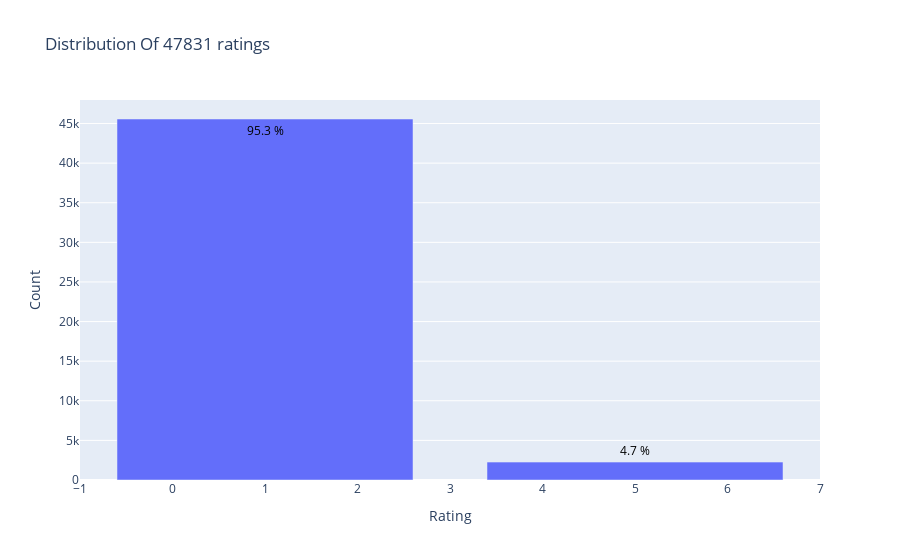

The notebook cell saved with this chart:
### Code cell
# Ratings Distribution


init_notebook_mode(connected=True)

data = df['rating'].value_counts().sort_index(ascending=False)
trace = go.Bar(x = data.index,
               text = ['{:.1f} %'.format(val) for val in (data.values / df.shape[0] * 100)],
               textposition = 'auto',
               textfont = dict(color = '#000000'),
               y = data.values,
               )
# Create layout
layout = dict(title = 'Distribution Of {} ratings'.format(df.shape[0]),
              xaxis = dict(title = 'Rating'),
              yaxis = dict(title = 'Count'))
# Create plot
fig = go.Figure(data=[trace], layout=layout)
fig.show()

### Figure 1 — Plotly figure (JSON) as saved in the notebook; plotly's stock layout.template omitted (floating-point values rounded to 4 significant figures)
{"data": [{"text": ["4.7 %", "95.3 %"], "textfont": {"color": "#000000"}, "textposition": "auto", "type": "bar", "x": [5, 1], "y": [2260, 45571]}], "layout": {"title": {"text": "Distribution Of 47831 ratings"}, "xaxis": {"title": {"text": "Rating"}}, "yaxis": {"title": {"text": "Count"}}}}
